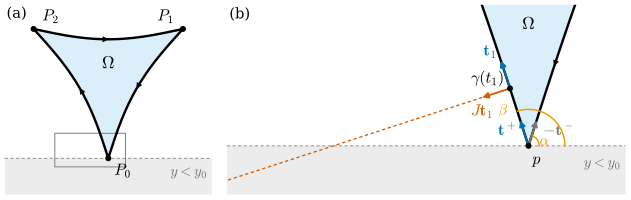

The script that saved this image:
"""그림 5.6.4: 가장 낮은 점이 꼭짓점일 때 양의 방향과 회전지수의 부호 (5.6절, 명제 5.6.12의 증명).

그림 5.6.3의 오목한 곡선 삼각형(꼭짓점 P0 = (0, -1), P1 = (cos 30°, sin 30°), P2 = (cos 150°, sin 150°),
각 변은 현 + 0.12 sin(πu)·(안쪽 단위법선))을 시계 방향 P0 → P2 → P1 → P0으로 돈다. 회전지수는 -1이다.
(a) 곡선 전체, 둘러싼 영역 Ω(하늘색), 가장 낮은 점을 지나는 수평선 아래의 반평면(회색), (b)에서 확대할 곳(회색 사각형).
(b) p = P0 근처: 나가는 방향 t⁺ = e(β)(파랑), 들어오는 조각을 거꾸로 따라가는 방향 -t⁻ = e(α)(회색), α와 β를 재는 호(주황),
나가는 조각 위의 점 γ(t1)(u = U1)에서의 t1(파랑), 왼쪽 법선 J t1(주홍)과 그 방향의 반직선(주홍 점선).
자기검사: Σ∫κ_s|γ'| + Σε = -2π, 부호 있는 넓이 < 0 (그린 정리), 가장 낮은 점은 꼭짓점 P0, 0 ≤ α < β ≤ π,
β - α = π + ε0 (식 (5.6.7)), 6단계의 조건 β ≥ π/2 + 2δ, 반직선이 곡선과 만나지 않고 y < y0로 들어감,
γ(t1) ± η J t1의 감는 수 (왼쪽은 0 = Ω 밖, 오른쪽은 ±1 = Ω 안).

실행: 프로젝트 루트에서 ``PYTHONPATH=tools python3 chapters/05-space-curves/figures/fig-5-6-4-orientation-vertex.py``
"""

import dgfig

dgfig.setup()

import math

import matplotlib.pyplot as plt
from matplotlib.patches import Rectangle
import numpy as np
import sympy as sp

import dgsym

C = dgfig.COLORS
t = sp.symbols("t", real=True)
P = [np.array([math.cos(a), math.sin(a)]) for a in (-math.pi / 2, math.pi / 6, 5 * math.pi / 6)]
H = 0.12
U1 = 0.07                                     # 시험할 점: 나가는 조각(P0 → P2)의 u = 0.07 (그림 5.6.3의 변 P2 → P0에서 u = 0.93)
ZOOM = (-0.62, 0.2, -1.1, -0.71)              # (b)의 범위 x0, x1, y0, y1


def J(v):
    return np.array([-v[1], v[0]])


def ang(u, v):
    u, v = np.asarray(u, float), np.asarray(v, float)
    return 2 * np.arctan((u[..., 0] * v[..., 1] - u[..., 1] * v[..., 0]) / (1 + (u * v).sum(-1)))


def ev(fn, x):
    """lambdify한 벡터 함수를 배열 x에서 계산한다 (상수 성분도 x의 모양으로 늘인다)."""
    return np.array([np.broadcast_to(c, np.shape(x)) for c in fn(x)], float)


def edge_ccw(p, q):
    """그림 5.6.3의 조각: p에서 q로, 현의 왼쪽(안쪽) 법선 방향으로 0.12 sin(πu)만큼 휜다."""
    d = q - p
    nu = J(d) / np.linalg.norm(d)
    return sp.Matrix([p[0] + t * d[0] + H * sp.sin(sp.pi * t) * nu[0], p[1] + t * d[1] + H * sp.sin(sp.pi * t) * nu[1]])


# 시계 방향: 그림 5.6.3의 조각을 거꾸로 따라간다 (P0 → P2, P2 → P1, P1 → P0)
ccw = [edge_ccw(P[i], P[(i + 1) % 3]) for i in range(3)]
pieces = [ccw[2].subs(t, 1 - t), ccw[1].subs(t, 1 - t), ccw[0].subs(t, 1 - t)]
G = [sp.lambdify(t, list(e), "numpy") for e in pieces]
DG = [sp.lambdify(t, list(sp.diff(e, t)), "numpy") for e in pieces]
us = np.linspace(0, 1, 20001)
curve = [ev(g, us).T for g in G]
poly = np.concatenate([c[:-1] for c in curve] + [curve[0][:1]])     # 검사용 닫힌 꺾은선

# 자기검사 1: 회전지수 -1, 부호 있는 넓이 < 0, 가장 낮은 점 = P0 ---------------------------------------------
total, area = 0.0, 0.0
t_in, t_out = [], []
for e, g, dg in zip(pieces, G, DG):
    ks = dgsym.signed_curvature(e, t)
    spd = sp.sqrt(sp.diff(e[0], t) ** 2 + sp.diff(e[1], t) ** 2)
    f = sp.lambdify(t, ks * spd, "numpy")
    total += np.trapezoid(np.broadcast_to(f(us), us.shape), us)
    xy, dxy = ev(g, us), ev(dg, us)
    area += 0.5 * np.trapezoid(xy[0] * dxy[1] - xy[1] * dxy[0], us)
    a0, a1 = ev(dg, np.array([0.0, 1.0])).T
    t_out.append(a0 / np.linalg.norm(a0))
    t_in.append(a1 / np.linalg.norm(a1))
eps = [float(ang(t_in[i - 1], t_out[i])) for i in range(3)]
assert all(abs(x) < math.pi - 1e-3 for x in eps)
assert abs(total + sum(eps) + 2 * math.pi) < 1e-7                      # 회전지수 -1
assert area < 0                                                        # 둘러싼 영역은 오른쪽 (그린 정리)
p = P[0]
y0 = p[1]
assert abs(poly[:, 1].min() - y0) < 1e-12 and np.allclose(curve[0][0], p)

# 자기검사 2: 식 (5.6.7)과 δ, 6단계의 조건 --------------------------------------------------------------
tp, tm = t_out[0], t_in[2]
beta = math.atan2(tp[1], tp[0]) % (2 * math.pi)
alpha = math.atan2(-tm[1], -tm[0]) % (2 * math.pi)
assert 0 <= alpha < beta <= math.pi and abs(beta - alpha - (math.pi + eps[0])) < 1e-12
delta = min(math.pi / 8, (beta - alpha) / 4)
assert beta >= math.pi / 2 + 2 * delta - 1e-12                         # 6단계 (좌우 대칭이라 7단계도 경계에서 성립)

# 자기검사 3: 왼쪽 법선 방향의 반직선 ---------------------------------------------------------------------
x1 = ev(G[0], np.array([U1]))[:, 0]
d1 = ev(DG[0], np.array([U1]))[:, 0]
T1 = d1 / np.linalg.norm(d1)
nu = J(T1)
assert nu[1] < 0                                                       # 아래를 향한다
lam_H = (y0 - x1[1]) / nu[1]                                           # 수평선 y = y0를 지나는 곳
lam_end = (y0 - 1.0 - x1[1]) / nu[1]


def crosses(a, b, pts):
    """선분 ab가 꺾은선 pts와 만나는가 (방향 판정)."""
    q0, q1 = pts[:-1], pts[1:]

    def orient(u, v, w):
        return (v[..., 0] - u[..., 0]) * (w[..., 1] - u[..., 1]) - (v[..., 1] - u[..., 1]) * (w[..., 0] - u[..., 0])

    o1, o2 = orient(a[None], b[None], q0), orient(a[None], b[None], q1)
    o3, o4 = orient(q0, q1, a[None]), orient(q0, q1, b[None])
    return bool(np.any((o1 * o2 < 0) & (o3 * o4 < 0)))


assert not crosses(x1 + 1e-4 * nu, x1 + lam_end * nu, poly)            # 반직선은 곡선을 만나지 않는다
assert x1[1] + lam_end * nu[1] < y0 - 0.5                               # 그리고 y < y0로 들어간다


def winding(q):
    v = poly - q[None]
    v = v / np.linalg.norm(v, axis=1)[:, None]
    return float(np.sum(ang(v[:-1], v[1:])) / (2 * math.pi))


assert abs(winding(x1 + 1e-3 * nu)) < 1e-6                             # γ(t1) + η J t1은 Ω 밖 (양의 방향이 아니다)
assert abs(abs(winding(x1 - 1e-3 * nu)) - 1) < 1e-6                     # 오른쪽은 Ω 안
assert ZOOM[0] < x1[0] + lam_H * nu[0] and x1[1] + lam_H * nu[1] > ZOOM[2]   # (b)에서 수평선을 지나는 곳이 보인다

# 그리기 ------------------------------------------------------------------------------------------------
uc = np.linspace(0, 1, 301)                                            # 그리기용 (검사는 위의 촘촘한 꺾은선으로)
curve_c = [ev(g, uc).T for g in G]
poly_c = np.concatenate([c[:-1] for c in curve_c] + [curve_c[0][:1]])

fig, (axa, axb) = plt.subplots(1, 2, figsize=(6.6, 2.2), gridspec_kw=dict(width_ratios=[2.4 / 2.2, 0.82 / 0.39]))


def base(ax, xl, yl):
    ax.fill(*poly_c.T, color=C["region"], alpha=0.22, lw=0, zorder=0)
    ax.fill_between([xl[0] - 1, xl[1] + 1], [yl[0] - 1] * 2, [y0] * 2, color=C["surface"], alpha=0.4, lw=0, zorder=0)
    ax.axhline(y0, color=C["aux"], lw=0.6, ls=(0, (4, 3)), zorder=1)
    ax.plot(*poly_c.T, color=C["main"], lw=dgfig.LW["main"], zorder=3)


def arrow(ax, base_, vec, color, lw=1.4, ms=11):
    ax.annotate("", xy=base_ + vec, xytext=base_, arrowprops=dict(arrowstyle="-|>", color=color, lw=lw,
                                                                  mutation_scale=ms, shrinkA=0, shrinkB=0), zorder=6)


def orient_marks(ax, where):
    for c, u0 in zip(curve, where):                                    # 진행 방향 표시
        i = int(u0 * (len(c) - 1))
        ax.annotate("", xy=c[i + 60], xytext=c[i - 60], arrowprops=dict(arrowstyle="-|>", color=C["main"], lw=0.1,
                                                                        mutation_scale=11, shrinkA=0, shrinkB=0), zorder=4)


# (a) 전체
XA, YA = (-1.2, 1.2), (-1.42, 0.78)
base(axa, XA, YA)
orient_marks(axa, (0.5, 0.5, 0.5))
axa.add_patch(Rectangle((ZOOM[0], ZOOM[2]), ZOOM[1] - ZOOM[0], ZOOM[3] - ZOOM[2], fill=False, ec=C["aux"], lw=0.7, zorder=2))
for i in range(3):
    axa.plot(*P[i], "o", color=C["main"], ms=3.5, zorder=7)
axa.text(p[0] + 0.07, p[1] - 0.05, r"$P_0$", fontsize=12, ha="left", va="top")
axa.text(P[1][0] - 0.1, P[1][1] + 0.06, r"$P_1$", fontsize=12, ha="right", va="bottom")
axa.text(P[2][0] + 0.1, P[2][1] + 0.06, r"$P_2$", fontsize=12, ha="left", va="bottom")
axa.text(0.0, 0.1, r"$\Omega$", fontsize=13, ha="center", va="center")
axa.text(1.15, y0 - 0.07, r"$y < y_0$", fontsize=11, ha="right", va="top", color=C["aux"])
axa.text(-1.18, 0.76, "(a)", fontsize=11, ha="left", va="top")
dgfig.schematic_axes(axa, xlim=XA, ylim=YA)

# (b) p 근처
XB, YB = (ZOOM[0], ZOOM[1]), (ZOOM[2], ZOOM[3])
base(axb, XB, YB)
orient_marks(axb, (0.1, 0.5, 0.9))
L0, L1 = 0.055, 0.06
arrow(axb, p, L0 * tp, C["tangent"], ms=9)
arrow(axb, p, L0 * (-tm), C["aux"], ms=9)
axb.text(*(p + 0.6 * L0 * tp + np.array([-0.01, 0.0])), r"$\mathbf{t}^+$", fontsize=12, color=C["tangent"], ha="right", va="center")
axb.text(*(p + 0.6 * L0 * (-tm) + np.array([0.02, 0.0])), r"$-\mathbf{t}^-$", fontsize=12, color=C["aux"], ha="left", va="center")
for rr, a_, lab, lr, la in ((0.022, alpha, r"$\alpha$", 0.034, 0.3), (0.075, beta, r"$\beta$", 0.09, 2.2)):
    arc = np.linspace(0, a_, 60)
    axb.plot(p[0] + rr * np.cos(arc), p[1] + rr * np.sin(arc), color=C["accent"], lw=1.1, zorder=5)
    axb.text(p[0] + lr * math.cos(la), p[1] + lr * math.sin(la), lab, fontsize=11, color=C["accent"], ha="center", va="center")
axb.plot(*np.stack([x1 + L1 * nu, x1 + lam_end * nu]).T, color=C["normal"], lw=1.0, ls=(0, (2.5, 2)), zorder=5)
arrow(axb, x1, L1 * T1, C["tangent"], ms=9)
arrow(axb, x1, L1 * nu, C["normal"], ms=9)
axb.plot(*x1, "o", color=C["main"], ms=3.5, zorder=7)
axb.plot(*p, "o", color=C["main"], ms=3.5, zorder=7)
axb.text(x1[0] - 0.012, x1[1] + 0.004, r"$\gamma(t_1)$", fontsize=12, ha="right", va="bottom")
axb.text(*(x1 + L1 * T1 + np.array([-0.008, 0.004])), r"$\mathbf{t}_1$", fontsize=12, color=C["tangent"], ha="right", va="bottom")
axb.text(*(x1 + L1 * nu + np.array([0.0, -0.012])), r"$J\mathbf{t}_1$", fontsize=12, color=C["normal"], ha="center", va="top")
axb.text(p[0] + 0.008, p[1] - 0.012, r"$p$", fontsize=12, ha="left", va="top")
axb.text(0.0, -0.75, r"$\Omega$", fontsize=13, ha="center", va="center")
axb.text(ZOOM[1] - 0.01, y0 - 0.02, r"$y < y_0$", fontsize=11, ha="right", va="top", color=C["aux"])
axb.text(ZOOM[0] + 0.005, ZOOM[3] - 0.005, "(b)", fontsize=11, ha="left", va="top")
dgfig.schematic_axes(axb, xlim=XB, ylim=YB)
fig.subplots_adjust(left=0.01, right=0.99, top=0.99, bottom=0.01, wspace=0.05)
dgfig.save(fig, __file__)

print(f"alpha = {math.degrees(alpha):.2f} deg, beta = {math.degrees(beta):.2f} deg, eps0 = {math.degrees(eps[0]):.2f} deg, "
      f"delta = {math.degrees(delta):.2f} deg, area = {area:.4f}, x1 = {x1}, |x1 - p| = {np.linalg.norm(x1 - p):.4f}")
